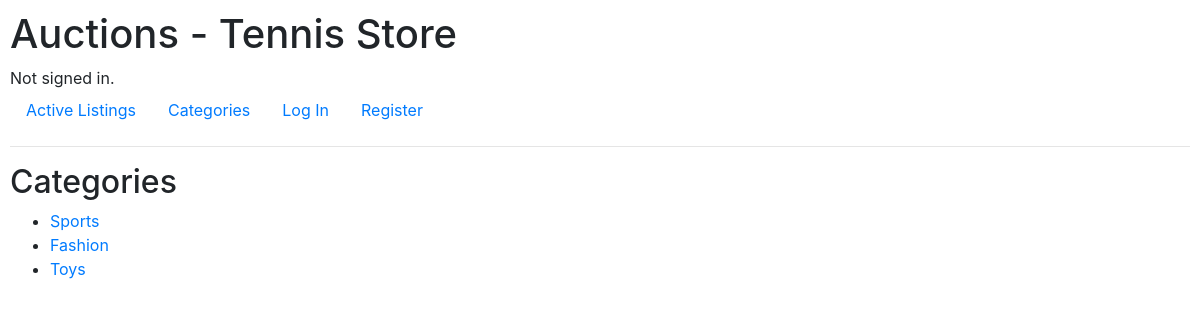
Page /categories on the earlier database version.
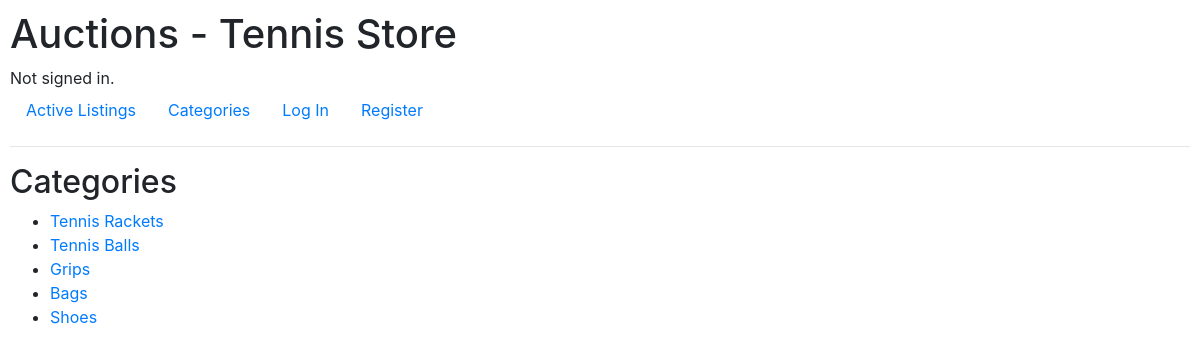
Same page on the later database version.
### auctions/models.py (models this page shows, shortened)
class AuctionCategorie(models.Model):
    name = models.CharField(max_length=64)

### auctions/views.py (the view)
# urls.py: path("categories", views.categories_view, name="categories"),
def categories_view(request):
    categories = AuctionCategorie.objects.all()
    return render(request, "auctions/categories.html", {
        "categories": categories
    })

### auctions/templates/auctions/categories.html
{% extends "auctions/layout.html" %}
{% block body %}
    <h2>Categories</h2>
    {% if categories %}
        <ul class="categories-list">
            {% for category in categories %}
                <li>
                    <a href="{% url 'listings_from_category' category.id %}">{{ category.name }}</a>
                </li>
            {% endfor %}
        </ul>
    {% else %}
        <p>No categories available.</p>
    {% endif %}
{% endblock %}

### auctions/templates/auctions/layout.html (shortened to what this page needs)
{% load static %}
<!DOCTYPE html>
<html lang="en">
    <head>
        <link rel="stylesheet" href="https://stackpath.bootstrapcdn.com/bootstrap/4.4.1/css/bootstrap.min.css">
        <link href="{% static 'auctions/styles.css' %}" rel="stylesheet">
    </head>
    <body>
        <h1>Auctions - Tennis Store</h1>
        <div>
            {% if user.is_authenticated %}
                Signed in as <strong>{{ user.username }}</strong>.
            {% else %}
                Not signed in.
            {% endif %}
        </div>
        <ul class="nav">
            <li class="nav-item">
                <a class="nav-link" href="{% url 'index' %}">Active Listings</a>
            </li>
            <li class="nav-item">
                <a class="nav-link" href="{% url 'categories' %}">Categories</a>
            </li>
            {% if user.is_authenticated %}
                <li class="nav-item">
                    <a class="nav-link" href="{% url 'create_listing' %}">Create Listing</a>
                </li>
                <li class="nav-item">
                    <a class="nav-link" href="{% url 'user_watchlist' %}">Watchlist</a>
                </li>
                <li class="nav-item">
                    <a class="nav-link" href="{% url 'logout' %}">Log Out</a>
                </li>
            {% else %}
                <li class="nav-item">
                    <a class="nav-link" href="{% url 'login' %}">Log In</a>
                </li>
                <li class="nav-item">
                    <a class="nav-link" href="{% url 'register' %}">Register</a>
                </li>
            {% endif %}
        </ul>
        <hr>
        {% block body %}
        {% endblock %}
    </body>
</html>

### auctions/static/auctions/styles.css (style rules this page uses)
body { padding: 10px; }

Differences in the rows shown:
removed AuctionCategorie: name "Sports"
removed AuctionCategorie: name "Fashion"
removed AuctionCategorie: name "Toys"
added AuctionCategorie: name "Tennis Rackets"
added AuctionCategorie: name "Tennis Balls"
added AuctionCategorie: name "Grips"
added AuctionCategorie: name "Bags"
added AuctionCategorie: name "Shoes"
